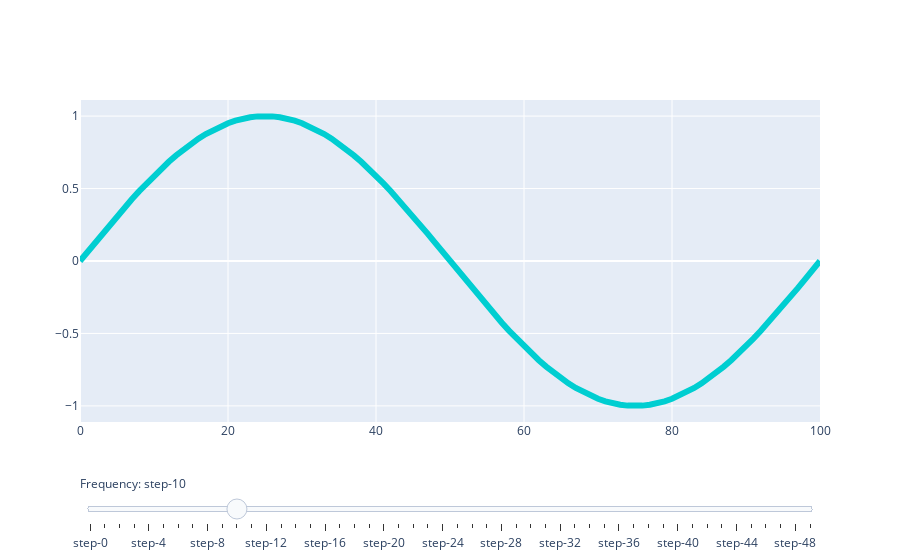

The cell this chart's notebook holds for it:
### Code cell
fig = go.Figure()

# Add traces, one for each slider step
for frequency in np.arange(0, 0.05, 0.001):
    fig.add_trace(
        go.Scatter(
            visible=False,
            line=dict(color="#00CED1", width=6),
            name="𝜈 = " + str(frequency),
            x=time,
            y=seasonality(time, frequency)))

# Make 10th trace visible
fig.data[10].visible = True

# Create and add slider
steps = []
for i in range(len(fig.data)):
    step = dict(
        method="update",
        args=[{"visible": [False] * len(fig.data)},
              {"title": "Slider switched to step: " + str(i)}],  # layout attribute
    )
    step["args"][0]["visible"][i] = True  # Toggle i'th trace to "visible"
    steps.append(step)

sliders = [dict(
    active=10,
    currentvalue={"prefix": "Frequency: "},
    pad={"t": 50},
    steps=steps
)]

fig.update_layout(
    sliders=sliders
)

fig.show()
